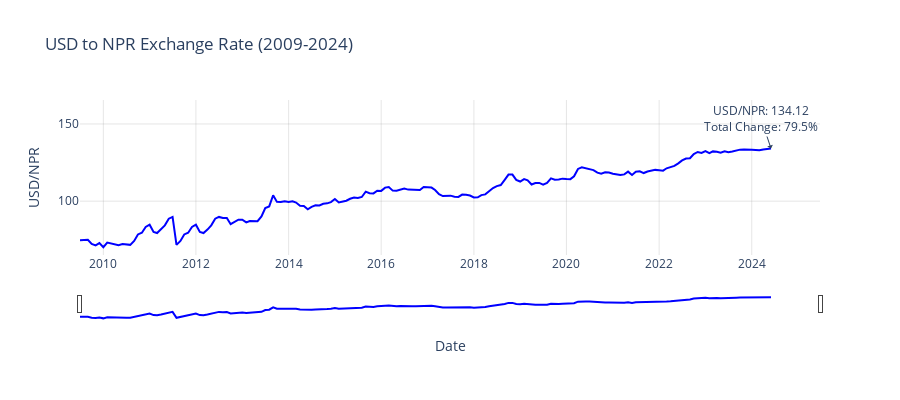

Notebook source saved alongside this figure:
### Code cell
def plot_usd_exchange_rate():
    """Visualize the USD/NPR exchange rate over time."""
    
    fig = go.Figure()

    # Plot USD exchange rate
    fig.add_trace(
        go.Scatter(
            x=df.index,
            y=df['usd'],
            name='USD/NPR',
            line=dict(color='blue', width=2)
        )
    )

    # Add range slider
    fig.update_xaxes(rangeslider_visible=True)

    # Update layout
    fig.update_layout(
        height=400,
        title_text='USD to NPR Exchange Rate (2009-2024)',
        template='plotly_white',
        showlegend=False,
        xaxis_title="Date",
        yaxis_title="USD/NPR",
        xaxis=dict(showgrid=True, gridcolor='rgba(128, 128, 128, 0.2)'),
        yaxis=dict(showgrid=True, gridcolor='rgba(128, 128, 128, 0.2)')
    )
    
    # Add annotation for the latest value and total change
    latest_date = df.index[-1]
    usd_current = df['usd'].iloc[-1]
    usd_change = ((df['usd'].iloc[-1] - df['usd'].iloc[0]) / df['usd'].iloc[0]) * 100
    
    fig.add_annotation(
        x=latest_date,
        y=usd_current,
        text=f"USD/NPR: {usd_current:.2f}<br>Total Change: {usd_change:.1f}%",
        showarrow=True,
        arrowhead=1
    )
    
    fig.show()


plot_usd_exchange_rate()

### Figure 1 — Plotly figure (JSON) as saved in the notebook; plotly's stock layout.template omitted (floating-point values rounded to 4 significant figures; data arrays with more than 128 entries replaced by an {"elided": "..."} marker saying what was removed)
{"data": [{"line": {"color": "blue", "width": 2}, "name": "USD/NPR", "type": "scatter", "x": {"elided": "180 str values"}, "y": {"elided": "180 float values"}}], "layout": {"annotations": [{"arrowhead": 1, "showarrow": true, "text": "USD/NPR: 134.12<br>Total Change: 79.5%", "x": "2024-06-01T00:00:00", "y": 134.1}], "height": 400, "showlegend": false, "title": {"text": "USD to NPR Exchange Rate (2009-2024)"}, "xaxis": {"gridcolor": "rgba(128, 128, 128, 0.2)", "rangeslider": {"visible": true}, "showgrid": true, "title": {"text": "Date"}}, "yaxis": {"gridcolor": "rgba(128, 128, 128, 0.2)", "showgrid": true, "title": {"text": "USD/NPR"}}}}
